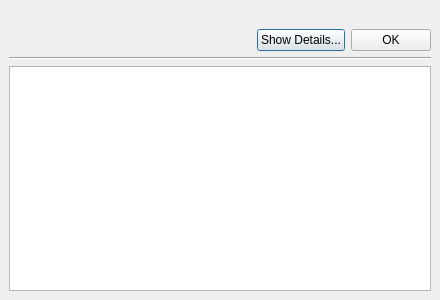
<?xml version="1.0" encoding="UTF-8"?>
<ui version="4.0">
 <class>Dialog</class>
 <widget class="QDialog" name="Dialog">
  <property name="geometry">
   <rect>
    <x>0</x>
    <y>0</y>
    <width>400</width>
    <height>300</height>
   </rect>
  </property>
  <property name="windowTitle">
   <string>Dialog</string>
  </property>
  <layout class="QVBoxLayout" name="verticalLayout_3" stretch="0,1">
   <property name="sizeConstraint">
    <enum>QLayout::SetMinimumSize</enum>
   </property>
   <property name="leftMargin">
    <number>9</number>
   </property>
   <property name="topMargin">
    <number>9</number>
   </property>
   <property name="rightMargin">
    <number>9</number>
   </property>
   <property name="bottomMargin">
    <number>9</number>
   </property>
   <item>
    <widget class="QWidget" name="main_widget" native="true">
     <property name="sizePolicy">
      <sizepolicy hsizetype="MinimumExpanding" vsizetype="MinimumExpanding">
       <horstretch>0</horstretch>
       <verstretch>0</verstretch>
      </sizepolicy>
     </property>
     <layout class="QVBoxLayout" name="verticalLayout_2" stretch="1,0">
      <property name="sizeConstraint">
       <enum>QLayout::SetMinimumSize</enum>
      </property>
      <property name="leftMargin">
       <number>0</number>
      </property>
      <property name="topMargin">
       <number>0</number>
      </property>
      <property name="rightMargin">
       <number>0</number>
      </property>
      <property name="bottomMargin">
       <number>0</number>
      </property>
      <item>
       <layout class="QHBoxLayout" name="horizontalLayout" stretch="0,1">
        <property name="spacing">
         <number>15</number>
        </property>
        <property name="sizeConstraint">
         <enum>QLayout::SetMinimumSize</enum>
        </property>
        <item>
         <widget class="QLabel" name="icon_label">
          <property name="text">
           <string/>
          </property>
          <property name="alignment">
           <set>Qt::AlignLeading|Qt::AlignLeft|Qt::AlignTop</set>
          </property>
         </widget>
        </item>
        <item>
         <widget class="QLabel" name="text_label">
          <property name="sizePolicy">
           <sizepolicy hsizetype="MinimumExpanding" vsizetype="MinimumExpanding">
            <horstretch>0</horstretch>
            <verstretch>0</verstretch>
           </sizepolicy>
          </property>
          <property name="minimumSize">
           <size>
            <width>400</width>
            <height>0</height>
           </size>
          </property>
          <property name="text">
           <string/>
          </property>
          <property name="alignment">
           <set>Qt::AlignLeading|Qt::AlignLeft|Qt::AlignTop</set>
          </property>
          <property name="wordWrap">
           <bool>true</bool>
          </property>
         </widget>
        </item>
       </layout>
      </item>
      <item>
       <layout class="QHBoxLayout" name="horizontalLayout_2">
        <item>
         <spacer name="horizontalSpacer">
          <property name="orientation">
           <enum>Qt::Horizontal</enum>
          </property>
          <property name="sizeHint" stdset="0">
           <size>
            <width>40</width>
            <height>20</height>
           </size>
          </property>
         </spacer>
        </item>
        <item>
         <widget class="QPushButton" name="show_details_button">
          <property name="text">
           <string>Show Details...</string>
          </property>
         </widget>
        </item>
        <item>
         <widget class="QPushButton" name="ok_button">
          <property name="text">
           <string>OK</string>
          </property>
         </widget>
        </item>
       </layout>
      </item>
     </layout>
    </widget>
   </item>
   <item>
    <widget class="QWidget" name="details_widget" native="true">
     <layout class="QVBoxLayout" name="verticalLayout">
      <property name="leftMargin">
       <number>0</number>
      </property>
      <property name="topMargin">
       <number>0</number>
      </property>
      <property name="rightMargin">
       <number>0</number>
      </property>
      <property name="bottomMargin">
       <number>0</number>
      </property>
      <item>
       <widget class="Line" name="line">
        <property name="orientation">
         <enum>Qt::Horizontal</enum>
        </property>
       </widget>
      </item>
      <item>
       <widget class="QTextEdit" name="details_textedit"/>
      </item>
     </layout>
    </widget>
   </item>
  </layout>
 </widget>
 <resources/>
 <connections/>
</ui>
